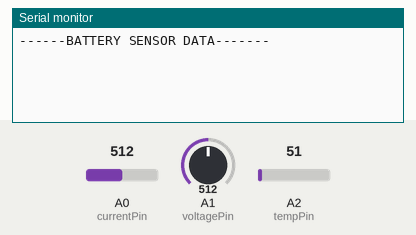
Bench run of a sketch on a simulated Arduino Uno, built with avr-gcc and run on an emulated ATmega328P. On the bench: the last lines printed to the serial monitor. The inputs (shaded band) are chosen by the test bench; at power-on: A2 (tempPin) = 51, A0 (currentPin) = 512, A1 (voltagePin) = 512.

Above: at 1.2 s.
1.3 s: A2 (tempPin) set to 61
At 3.2 s:
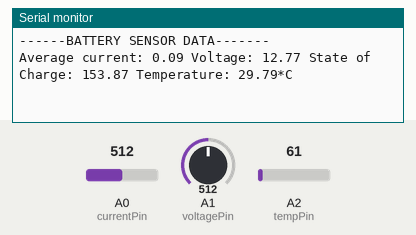
11.5 s: A0 (currentPin) set to 716
At 12.2 s:
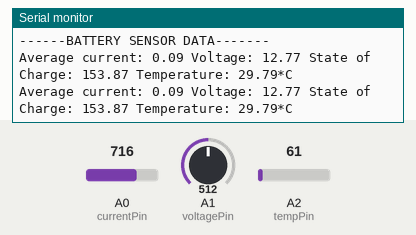
13.0 s: A1 (voltagePin) set to 716
14.5 s: A2 (tempPin) set to 71
16.0 s: A0 (currentPin) set to 900
17.5 s: A1 (voltagePin) set to 900
At 18.7 s:
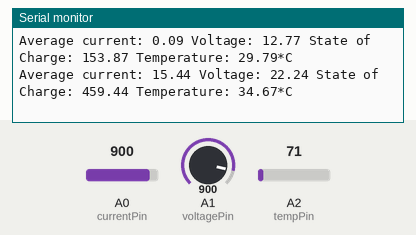

Measured:
- after the input at 1.3 s, the serial monitor: prints a new line after 1.2 s (image 1)
- after the input at 17.5 s, the serial monitor: prints a new line after 0.05 s (image 3)

The sketch:

AllSensorsCombined.ino
```cpp
const int currentPin = A0; // Current Sensor
const int voltagePin = A1; // Voltage Sensor
const int tempPin = A2; // Temperature Sensor

// Constants for resistor values in voltage divider (in ohms)
const float R1 = 30000.0;
const float R2 = 7500.0;

// Constant for reference voltage
const float refVoltage = 5.0;

void setup() {
  Serial.begin(9600);
  Serial.flush(); // clear screen on reuploading
  Serial.println("------BATTERY SENSOR DATA-------");
}

void loop() {
  // Current measurement
  float currentSum = 0;
  for (int i = 0; i < 25; i++) {
    float analogVoltage = (analogRead(currentPin) * refVoltage) / 1024.0;
    float current = (analogVoltage - (refVoltage / 2.0)) / 0.100;
    currentSum += current;
    delay(100);
  }
  float currentAvg = currentSum / 25.0;

  // Voltage measurement
  int adcValue = analogRead(voltagePin);
  float adcVoltage = (adcValue * refVoltage) / 1024.0;
  float inVoltage = adcVoltage / (R2 / (R1 + R2));
  inVoltage += 0.27;
  float SOC = (inVoltage - 8.0) / 3.1 * 100.0;

  // Temperature measurement
  int adcData = analogRead(tempPin);
  float voltage = adcData * (refVoltage / 1024.0);
  float temperature = voltage * 100.0;


  Serial.print("Average current: ");
  Serial.print(currentAvg + 0.0932, 2);
  Serial.print(" Voltage: ");
  Serial.print(inVoltage, 2);
  Serial.print(" State of Charge: ");
  Serial.print(SOC, 2);
  Serial.print(" Temperature: ");
  Serial.print(temperature, 2);
  Serial.println("*C");


  delay(5000);
}
```
